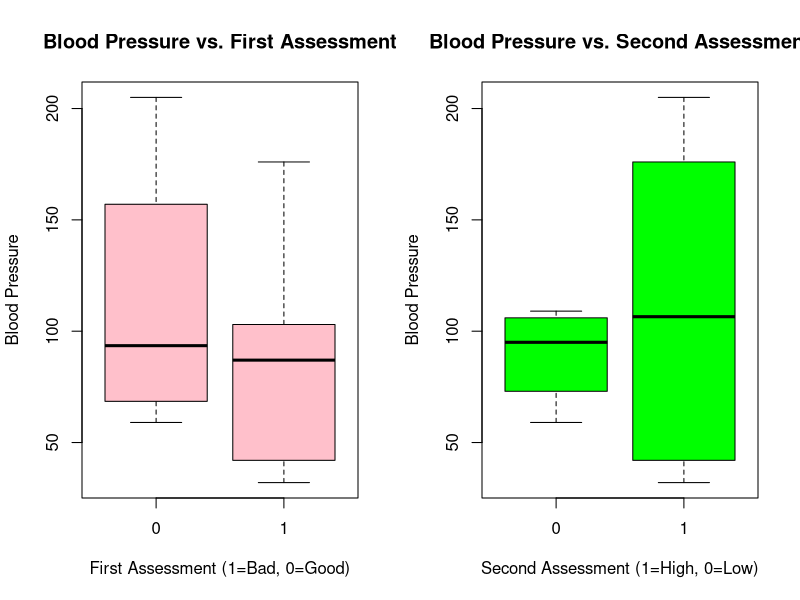
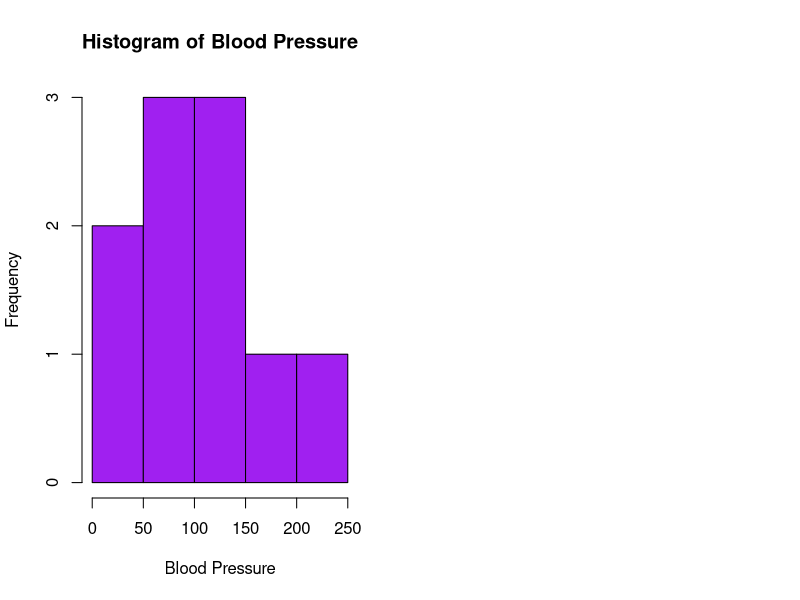

Generate these figures, in order, with R:
# Assign variable names

Frequency <- c(0.6, 0.3, 0.4, 0.4, 0.2, 0.6, 0.3, 0.4, 0.9, 0.2)
BP <- c(103, 87, 32, 42, 59, 109, 78, 205, 135, 176)
First <- c(1, 1, 1, 1, 0, 0, 0, 0, NA, 1)
Second <- c(0, 0, 1, 1, 0, 0, 1, 1, 1, 1)
FinalDecision <- c(0, 1, 0, 1, 0, 1, 0, 1, 1, 1)

# Create boxplot

par(mfrow=c(1, 2))

# Boxplot of Blood Pressure against First Doctor's Assessment

boxplot(BP ~ First, main="Blood Pressure vs. First Assessment", xlab="First Assessment (1=Bad, 0=Good)", ylab="Blood Pressure", col="pink")

# Boxplot of Blood Pressure against Second Doctor's Assessment

boxplot(BP ~ Second, main="Blood Pressure vs. Second Assessment", xlab="Second Assessment (1=High, 0=Low)", ylab="Blood Pressure", col="green")

# Create histogram 

hist(BP, main="Histogram of Blood Pressure", xlab="Blood Pressure", ylab="Frequency", col="purple", breaks=5)


